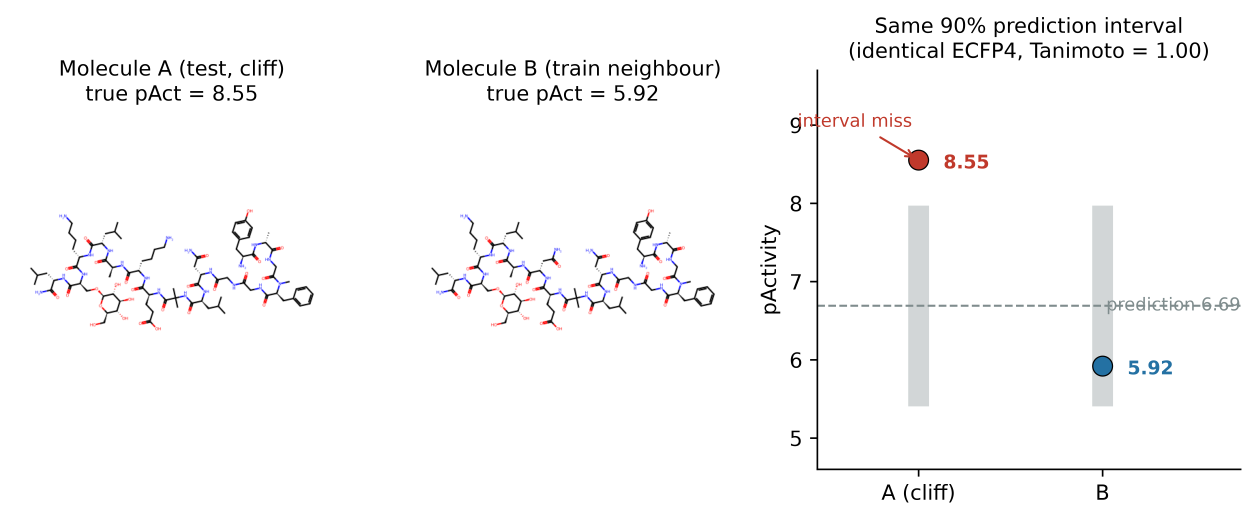
#> input picture figures/fig14_cliff_pair.png, 5022 x 2079 px (shown at 1/4 size)
$ python plot_graphical_abstract.py
#> lines starting #> are read from the running program, lines starting #| are printed output that depends on the picture
# -*- coding: utf-8 -*-
"""Graphical abstract 草版：左 = 悬崖对（失效），右 = 转移诊断（可部署判据）。
定刊后按刊尺寸要求重排（改 TARGET_W）。"""
from __future__ import annotations

import os

import matplotlib

matplotlib.use("Agg")
import matplotlib.image as mpimg  # noqa: E402
import matplotlib.pyplot as plt  # noqa: E402

plt.rcParams.update({"font.family": "DejaVu Sans", "savefig.dpi": 600,
                     "savefig.bbox": "tight"})

ROOT = os.path.abspath(os.path.join(os.path.dirname(__file__), ".."))
os.chdir(ROOT)

A = mpimg.imread("figures/fig14_cliff_pair.png")
#> A is the input picture: shape (2079, 5022, 4) float32; mean R, G, B, A 0.979, 0.978, 0.979, 1
B = mpimg.imread("figures/fig12_transfer_diagnostic.png")
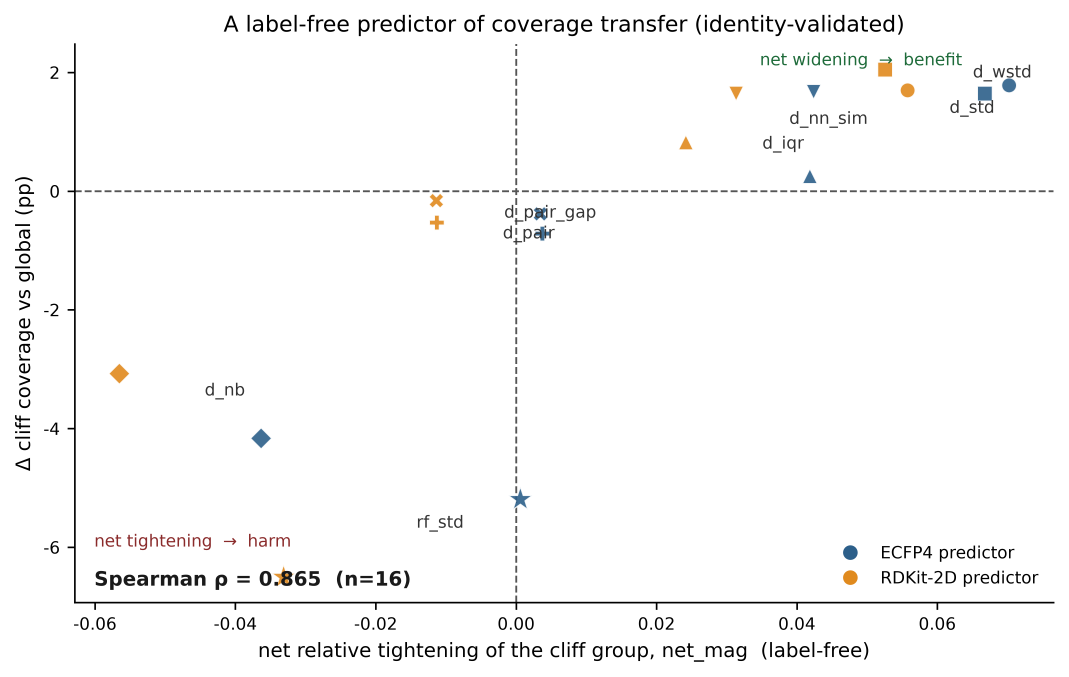
#> input picture figures/fig12_transfer_diagnostic.png, 4274 x 2708 px (shown at 1/4 size)
#> B is the input picture: shape (2708, 4274, 4) float32; mean R, G, B, A 0.976, 0.975, 0.975, 1

fig = plt.figure(figsize=(11.0, 3.8))
axA = fig.add_axes([0.005, 0.06, 0.47, 0.80])
axB = fig.add_axes([0.520, 0.06, 0.475, 0.80])
axA.imshow(A)
axB.imshow(B)
axA.axis("off")
axB.axis("off")

axA.set_title("Conformal failure concentrates on activity cliffs",
              fontsize=12, fontweight="bold", pad=6)
axB.set_title("A label-free diagnostic predicts it before deployment",
              fontsize=12, fontweight="bold", pad=6)

out = "figures/graphical_abstract_draft.png"
fig.savefig(out)
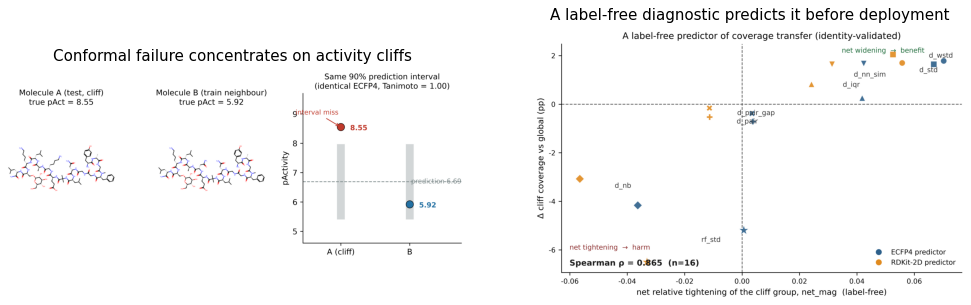
#> figure drawn by matplotlib, 2 panels
print(f"[saved] {out}")
